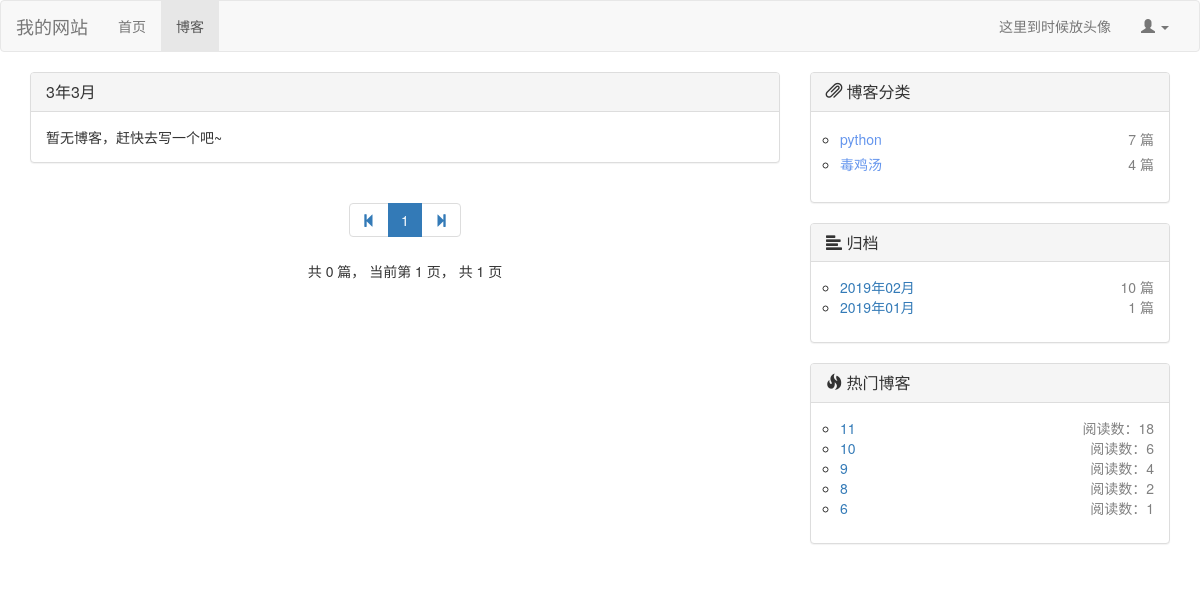
/blog/blog_date/3/3, run on an earlier commit of the app's database.
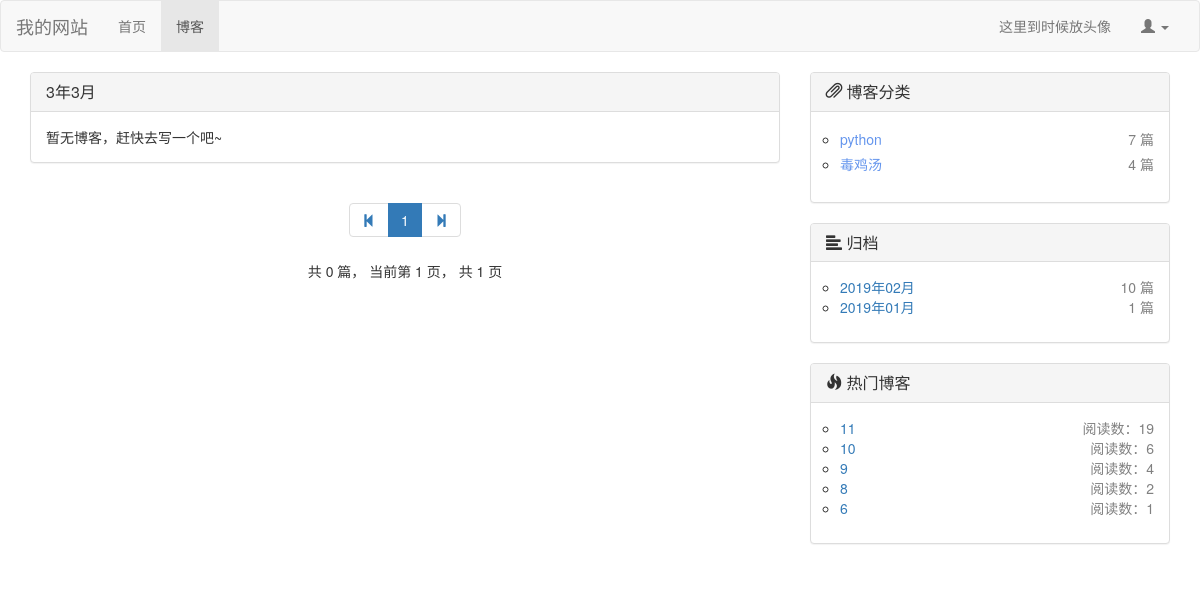
And on a later commit of the database.
### blog/models.py (models this page shows, shortened)
class Blog(models.Model, ReadNumExtendMethod):
    title = models.CharField(max_length=40, verbose_name="标题")
    blog_type = models.ForeignKey(BlogType, on_delete=models.DO_NOTHING, verbose_name="博客类型")
    author = models.ForeignKey(User, on_delete=models.DO_NOTHING, verbose_name="作者")
    content = RichTextUploadingField(verbose_name="内容")
    created_time = models.DateTimeField(auto_now_add=True, verbose_name="创建时间")
    last_modified_time = models.DateTimeField(auto_now=True, verbose_name="上次修改时间")
    class Meta:
        ordering = ['-created_time', ]  # 这里让前端网页在对从request获取到的数据排序按照创建时间由新到旧

### read_statistic/models.py (models this page shows, shortened)
class ReadNum(models.Model):
    read_num = models.IntegerField(default=0)
    content_type = models.ForeignKey(ContentType,on_delete=models.DO_NOTHING) # 将ContentType绑定作为外键生成contenttype对象
    object_id = models.PositiveIntegerField() # 对象的id，确定了对象后根据id唯一定位对象
    content_object = GenericForeignKey('content_type','object_id') # 将上面两个合并成一个content对象

### blog/views.py (the view)
# urls.py: path('blog_date/<int:year>/<int:month>',views.get_blog_with_date, name = "blog_with_date"),
def get_blog_with_date(request, year, month):
    all_blogs = Blog.objects.filter(created_time__year=year, created_time__month=month)  # 获取该year,month下所有的blog
    context = get_blog_common(request, all_blogs)
    context['blog_date'] = "%s年%s月" % (year, month)
    return render(request, 'blog_with_date.html', context)

### blog/utils.py (called while the page is built)
def blogs_pagination(request, all_blogs):
    blog_paginator = Paginator(all_blogs, settings.BLOGS_PER_PAGE)  # 博客分页器，5条一页
    page_num = request.GET.get('page', 1)  # 获取url请求中页面的参数
    blogs_in_page = blog_paginator.get_page(page_num)  # 根据页面获取到该页的blog对象
    current_page_num = blogs_in_page.number  # 当前页面
    page_range = [i for i in [current_page_num - 2, current_page_num - 1, current_page_num,
                              current_page_num + 1, current_page_num + 2] if
                  i > 0 and i <= blog_paginator.num_pages]
    return blogs_in_page, page_range

def get_blog_types():
    blog_types = BlogType.objects.all()
    for blog_type in blog_types:
        blog_count = Blog.objects.filter(blog_type=blog_type).count()  # 根据博客类型统计该类型下的博客数量
        blog_type.blog_count = blog_count
    return blog_types

### read_statistic/models.py (called while the page is built)
    def get_read_num(self):
        try:
            blog_ct = ContentType.objects.get_for_model(self)  # 获取到Blog对应的conttype对象
            readnum = ReadNum.objects.get(content_type=blog_ct, object_id=self.id)
            return readnum.read_num # 返回readnum对象的read_num字段
        except exceptions.ObjectDoesNotExist as e:
           return 0 # 还没有阅读过，返回0

### blog/templates/blog_with_date.html (shortened to what this page needs)
{% extends 'blog_list.html' %}
{% block blog-head %}{{ blog_date }}{% endblock %}

### blog/templates/blog_list.html (shortened to what the changed rows need)
{% extends 'base.html' %}
{% load staticfiles %}
{% load comment_tags %}
{% block head_extends %}
    <link rel="stylesheet" href="{% static 'css/blog.css' %}">
{% endblock %}
{% block content %}
    <div class="container">
        <div class="row">
            <div class="col-md-4">
                <div class="panel panel-default">
                    <div class="panel-body">
                        <ul class="blog-types">
                            {% for hot_blog in hot_blogs %}
                                <li>
                                    <nobr class="blog-url"><a href={% url 'blog_detail' hot_blog.id %}>
                                        {{ hot_blog.title }} </a></nobr>
                                    <nobr class="blog-arg">阅读数：{{ hot_blog.get_read_num }}</nobr>
                                </li>
                            {% endfor %}
                        </ul>
                    </div>
                </div>
            </div>
        </div>
    </div>
{% endblock %}

What changed in the data, as far as the page shows it:
changed through a linked row, Blog (number 1 of 5 on the later page): get_read_num "18" → "19"
